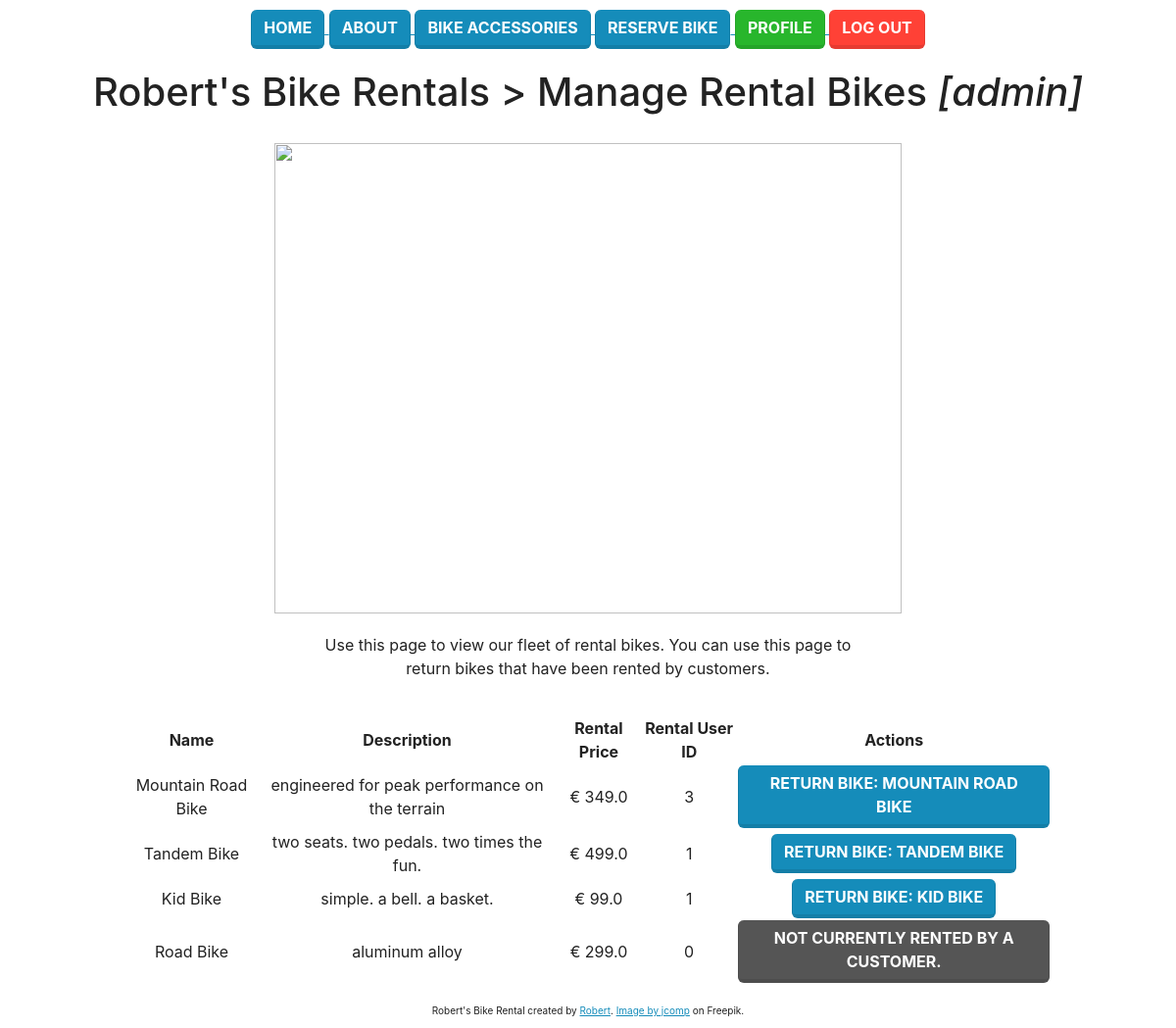
/bike/ (signed in), run on the app's committed database.
### bike/models.py (models this page shows, shortened)
class Bike(models.Model):
    name = models.CharField("name", max_length=240)
    description = models.CharField("description", max_length=240)
    rental_price = models.FloatField("rental_price", default=999.99)
    rented_user_id =  models.IntegerField("rented_user_id")
    rental_period = models.IntegerField("rental_period", default=1)  # Default 1 day

### bike/views.py (the view)
# urls.py: path('', views.custom, name="custom"),
@login_required
def custom(request):
    print("custom custom custom")
    latest_question_list = Bike.objects.all()
    context = {
        "latest_question_list": latest_question_list,
    }
    if request.user.is_superuser:
        template = loader.get_template("manage.html")
    else:
        template = loader.get_template("reserve.html")
    return HttpResponse(template.render(context, request))

### templates/manage.html (shortened to what this page needs)
{% load static %}
<!DOCTYPE html>
<html lang="en">
<head>
    <link rel="stylesheet" href="{% static 'css/custom.css' %}">
</head>
<body>
    {% include 'navbar.html' %}
    <h1>
        Robert's Bike Rentals > Manage Rental Bikes <i>[admin]</i>
    </h1>
    <div>
        <img src="{% static 'img/close-up-bicycle-gears.jpg' %}" height=480 width=640>
    </div>
    <p>
        Use this page to view our fleet of rental bikes. You can use this page to return bikes that have been rented by
        customers.
    </p>
    <div>
        <table class="center">
            <thead>
                <tr>
                    <th>Name</th>
                    <th>Description</th>
                    <th>Rental Price</th>
                    <th>Rental User ID</th>
                    <th>Actions</th>
                </tr>
            </thead>
            <tbody>
                {% if latest_question_list %}
                {% for question in latest_question_list %}
                <tr>
                    <td class=""> {{ question.name }} </td>
                    <td class=""> {{ question.description }} </td>
                    <td class=""> &euro; {{ question.rental_price }} </td>
                    <td class=""> {{ question.rented_user_id }} </td>
                    {% if question.rented_user_id != 0 %}
                    <td class="">
                        <a href="/bike/return/{{question.id}}/{{user.pk}}">
                            <button type="button" class="btn btn-primary">
                                Return bike: {{ question.name }}
                            </button>
                        </a>
                    </td>
                    {% else %}
                    <td class="">
                        <button type="button" class="btn btn-dark">
                            Not currently rented by a customer.
                        </button>
                    </td>
                    {% endif %}
                </tr>
                {% endfor %}
                {% else %}
                <h2>No bikes are available.</h2>
                {% endif %}
            </tbody>
        </table>
    </div>
    <div class="footer">
        Robert's Bike Rental created by <a href="https://github.com/gomsur">Robert</a>. <a
            href="https://www.freepik.com/free-photo/cyclist-sunny-day-bike-adventure-travel-photo_3972810.htm#query=bike&position=0&from_view=search&track=sph">Image
            by jcomp</a> on Freepik.
    </div>
</body>
</html>

### data on the page
Bike: name "Mountain Road Bike", description "engineered for peak performance on the terrain", rental_price "349.0", rented_user_id "3", name "MOUNTAIN ROAD BIKE"
Bike: name "Tandem Bike", description "two seats. two pedals. two times the fun.", rental_price "499.0", rented_user_id "1", name "TANDEM BIKE"
Bike: name "Kid Bike", description "simple. a bell. a basket.", rental_price "99.0", rented_user_id "1", name "KID BIKE"
Bike: name "Road Bike", description "aluminum alloy", rental_price "299.0", rented_user_id "0", shows "NOT CURRENTLY RENTED BY A CUSTOMER."
